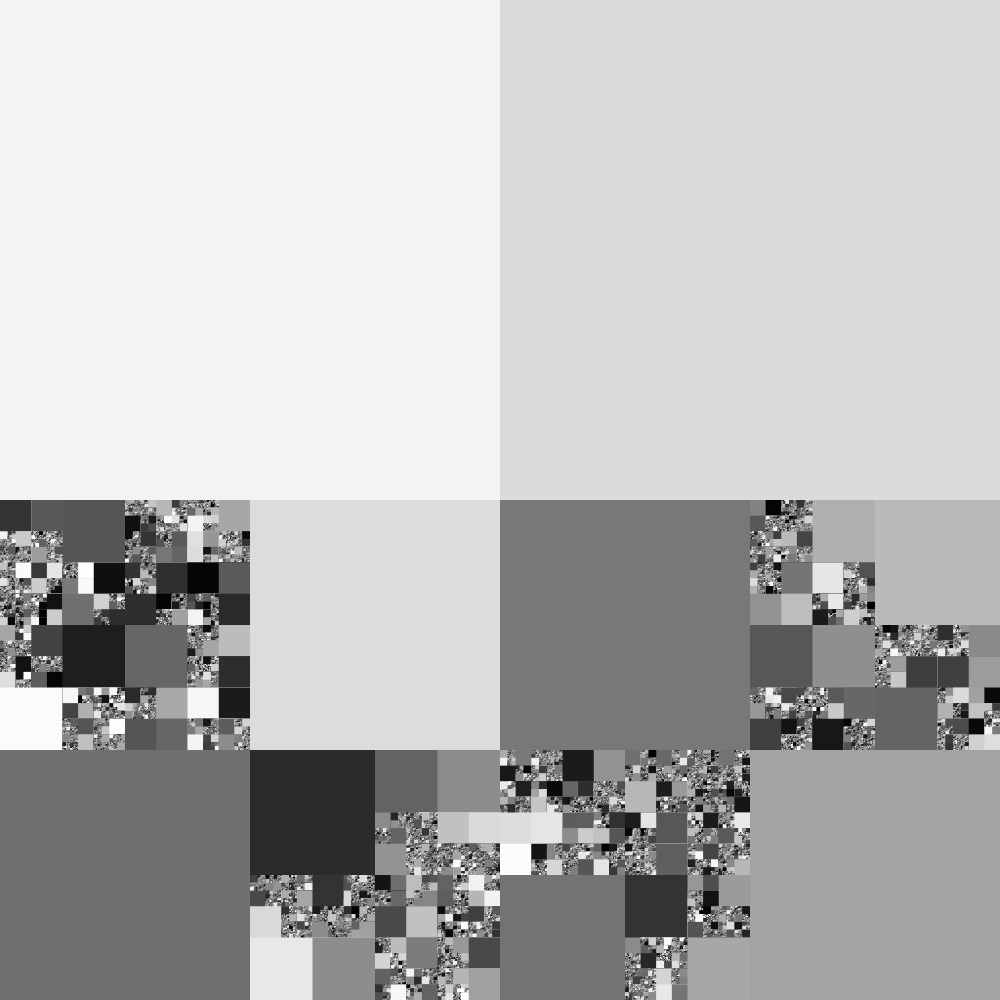
Frame 1 (no input)
Frame 60 (the mouse pressed at the canvas centre just before this capture): identical to frame 1, image omitted
Frame 120 (the mouse held since frame 60 and released just before this capture): identical to frame 1, image omitted

The Processing sketch that drew this single still picture (run headless with seeded random() and noise(); from frame 60 on, the mouse is pressed at the canvas centre):

// Processing sketch: sketch_10_Recursion
// ── sketch_10_Recursion.pde
float RATIO = 0.3;
int MAXDEPTH = 10;

void setup() {
  size(1000,1000);
  background(255);
  fill(0);
  noStroke();
  recursion(0,0,width,height,0);
  
}

void recursion(float x, float y, float w, float h, int l) {
  if ((random(1.0) < RATIO) || (l > MAXDEPTH)) {
    fill(random(256));
    rect(x,y,x+w,y+h);
  } else {
    recursion(x,y,w/2,h/2,l+1);
    recursion(x+w/2,y,w/2,h/2,l+1);
    recursion(x,y+h/2,w/2,h/2,l+1);
    recursion(x+w/2,y+h/2,w/2,h/2,l+1);
  }
}

void draw(){
}

void mouseClicked(){
  setup();
}
